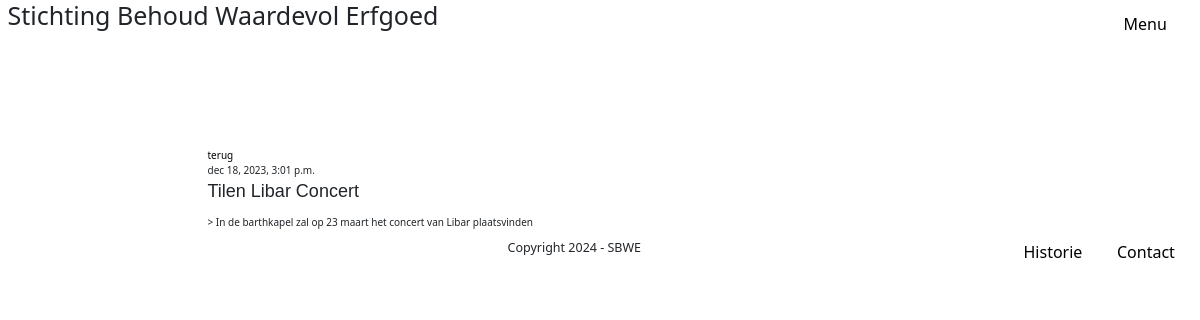
The app's page /post/1/ with its own data.
### blog/models.py (models this page shows, shortened)
class Post(models.Model):
    author = models.ForeignKey(settings.AUTH_USER_MODEL, on_delete=models.CASCADE)
    title = models.CharField(max_length = 200)
    text = models.TextField()
    created_date = models.DateTimeField(default=timezone.now)
    published_date = models.DateTimeField(blank=True, null=True)

### blog/views.py (the view)
# urls.py: path('post/<int:pk>/', views.post_detail, name='post_inhoud'),
def post_detail(request, pk):
    post = get_object_or_404(Post, pk = pk)
    return render (request, 'post_inhoud.html', { 'post': post})

### blog/templates/post_inhoud.html
{% extends 'post_base.html' %}
{% block inhoud %}
<a href="/post_list.html"> terug </a>
    <article class = "post">
        {% if post.published_date %}
        <time class = "date" >
            {{ post.published_date }}
        </time>
        {% endif %}
        <p class = "LetB"> {{ post.title }} </p>
        <p class = "LetB"></p>> {{ post.text|linebreaksbr }} </p>
    </article>
{% endblock %}

### blog/templates/post_base.html (style rules this page uses)
.LetB { font-family:'Lucida Sans', 'Lucida Sans Regular', 'Lucida Grande', 'Lucida Sans Unicode', Geneva, Verdana, sans-serif; font-size: 18px; font-weight: normal; }
a, a:hover { text-decoration: none; color: black; }

### records on screen
Post: published_date "dec 18, 2023, 3:01 p.m.", title "Tilen Libar Concert", text "In de barthkapel zal op 23 maart het concert van Libar plaatsvinden"
